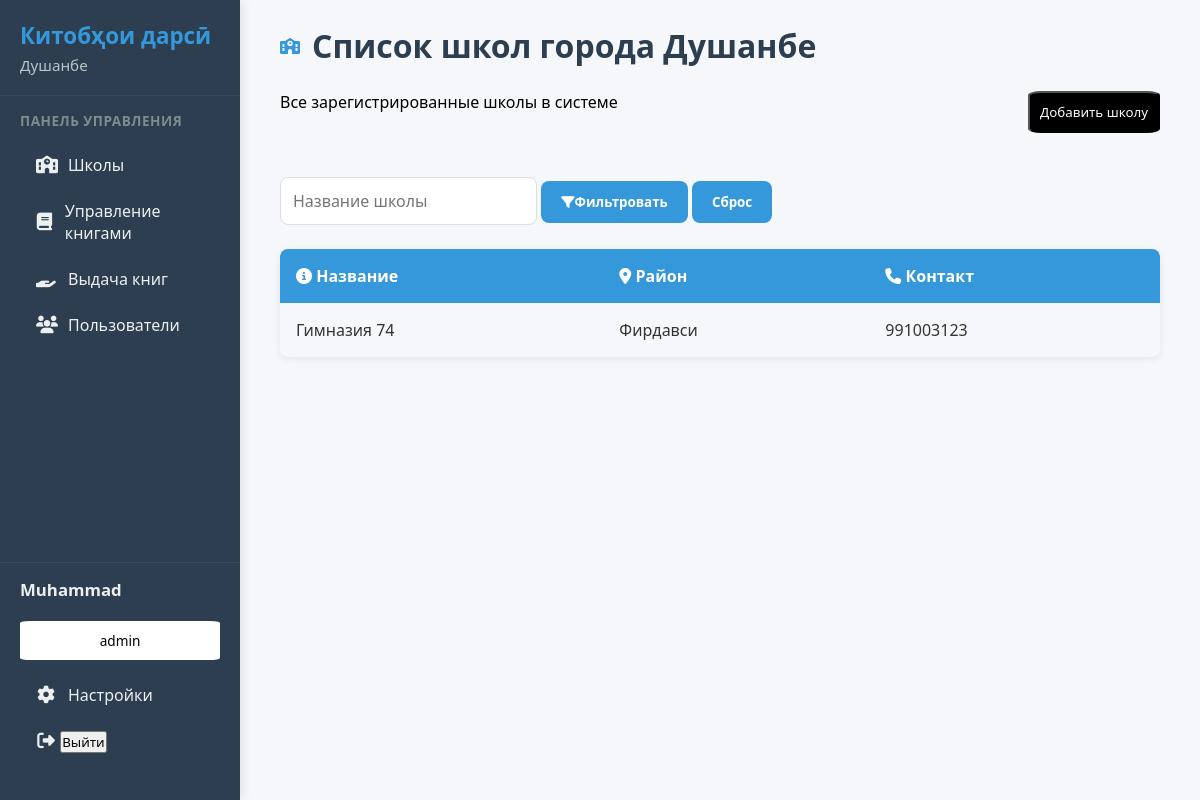
Screenshot of /schools/ (signed in) with the database file from the repository.
### library/models.py (models this page shows, shortened)
class UserRole(models.Model):
    ROLE_CHOICES = [
        ('admin', 'Admin'),
        ('director', 'Director'),
        ('librarian', 'Librarian'),
    ]
    user=models.OneToOneField(User,on_delete=models.CASCADE)
    role=models.CharField(max_length=20,choices=ROLE_CHOICES)
    linked_school=models.ForeignKey(School,on_delete=models.CASCADE,null=True,blank=True)

class School(models.Model):
    name = models.CharField(max_length=100)
    district = models.CharField(max_length=255)
    director_name=models.OneToOneField(User,on_delete=models.CASCADE,blank=True,null=True)
    contact=models.CharField(max_length=100)

### library/views.py (the view, shortened to what this page needs)
# urls.py: path('schools/', schools_view, name='schools'),
@role_required(['admin'])
def schools_view(request):
    name_query = request.GET.get('name', '')
    school=School.objects.all()
    if name_query:
      school = school.filter(name__icontains=name_query)
    return render(request,'school.html',context={'school':school,'name_query': name_query,})

### templates/school.html (shortened to what this page needs)
{% extends 'base.html' %}
{% block content %}
<div class="schools-table-container">
  <div class="section-header">
    <i class="fas fa-school"></i>
    <h1>Список школ города Душанбе</h1>
  </div>
  <article style="display: flex; justify-content: space-between;margin-bottom: 5%;">
    <p>Все зарегистрированные школы в системе</p>
    <button style="padding: 10px; background: black; color: white; border-radius: 10%;" onclick="openAddModal()">Добавить школу</button>
  </article>
  <div class="search-box">
    <form method="get">
      <input type="text"  name="name"  placeholder="Название школы" value="{{ name_query }}">
      <button type="submit"><i class="fas fa-filter"></i>Фильтровать</button>
      <a href="{% url 'schools' %}"><button type="button">Сброс</button></a>
    </form>
  </div>
  <table class="schools-table">
    <thead>
      <tr>
        <th><i class="fas fa-info-circle"></i> Название</th>
        <th><i class="fas fa-map-marker-alt"></i> Район</th>
        <th><i class="fas fa-phone"></i> Контакт</th>
      </tr>
    </thead>
    <tbody>
      {% for i in school %}
      <tr>
        <td>{{ i.name }}</td>
        <td>{{ i.district }}</td>
        <td>{{ i.contact }}</td>
      </tr>
      {% empty %}
      <tr>
        <td colspan="5" style="text-align: center; color: #777; font-style: italic;">
          Нет зарегистрированных школ
        </td>
      </tr>
      {% endfor %}
    </tbody>
  </table>
</div>
{% endblock content %}

### templates/base.html (shortened to what this page needs)
<!DOCTYPE html>
<html lang="ru">
<head>
    <link rel="stylesheet" href="https://cdnjs.cloudflare.com/ajax/libs/font-awesome/6.5.0/css/all.min.css">
</head>
<body>
    <aside class="sidebar">
        <div class="sidebar-header">
            <h1>Китобҳои дарсӣ</h1>
            <p>Душанбе</p>
        </div>
        <div class="nav-section">
            <h2>Панель управления</h2>
            <nav class="nav-menu">
                {% if request.user.userrole.role == 'admin' %}
                <a href="{% url 'schools' %}">
                    <i class="fas fa-school"></i>
                    <span>Школы</span>
                </a>
                <a href="{% url 'controlB' %}">
                    <i class="fas fa-book"></i>
                    <span>Управление книгами</span>
                </a>
                <a href="{% url 'BookIssiue' %}">
                    <i class="fas fa-hand-holding"></i>
                    <span>Выдача книг</span>
                </a>
                <a href="{% url 'users' %}">
                    <i class="fas fa-users"></i>
                    <span>Пользователи</span>
                </a>
                {% endif %}
            </nav>
        </div>
        <div class="user-section">
            <div style="display: flex;gap: 20px;flex-direction: column;" class="user-info">
                <h3>{{request.user.username}}</h3>
                <p style="background: white;color: black;padding: 10px;width: 100%; text-align: center;border-radius: 5%;">{{request.user.userrole.role}}</p>
            </div>
            <nav class="nav-menu">
                <a>
                    <i class="fas fa-cog"></i>
                    <span>Настройки</span>
                </a>
                <a>
                    <form  method="post" action="{% url 'logout' %}">
                        <i class="fas fa-sign-out-alt"></i>
                        <button type="submit">Выйти</button>
                    </form>
                </a>
            </nav>
        </div>
    </aside>
    <main>
        {% block content %}
        {% endblock content %}
    </main>
</body>
</html>

### templates/base.html (style rules this page uses)
* { margin: 0; padding: 0; box-sizing: border-box; font-family: 'Segoe UI', Tahoma, Geneva, Verdana, sans-serif; }
body { display: flex; min-height: 100vh; background-color: #f5f7fa; }
aside.sidebar { width: 240px; background: #2c3e50; color: #ecf0f1; padding: 20px 0; display: flex; flex-direction: column; box-shadow: 2px 0 10px rgba(0, 0, 0, 0.1); position: fixed; height: 100vh; overflow-y: auto; }
.sidebar-header { padding: 0 20px 20px; border-bottom: 1px solid #34495e; }
.sidebar-header h1 { font-size: 1.4rem; font-weight: 700; color: #3498db; }
.sidebar-header p { font-size: 0.95rem; color: #bdc3c7; margin-top: 4px; }
.nav-section { padding: 15px 20px; }
.nav-section h2 { font-size: 0.85rem; text-transform: uppercase; color: #7f8c8d; margin-bottom: 12px; letter-spacing: 0.5px; }
.nav-menu a { display: flex; align-items: center; gap: 12px; padding: 12px 16px; color: #ecf0f1; text-decoration: none; border-radius: 6px; font-weight: 500; transition: all 0.2s ease; }
.nav-menu i { width: 20px; text-align: center; font-size: 1.1rem; }
.user-section { margin-top: auto; padding: 15px 20px; border-top: 1px solid #34495e; }
.user-section .user-info { margin-bottom: 12px; }
.user-section .user-info h3 { font-size: 1.05rem; font-weight: 600; }
.user-section .user-info p { font-size: 0.85rem; color: #95a5a6; }
main { margin-left: 240px; padding: 24px; width: calc(100% - 240px); }

### templates/school.html (style rules this page uses)
.schools-table-container { max-width: 1200px; padding: 0 1rem; }
.section-header { display: flex; align-items: center; gap: 0.75rem; margin-bottom: 1.5rem; color: #2c3e50; }
.section-header i { color: #3498db; }
.search-box { width: 100%; display: flex; gap: 0.5rem; margin-bottom: 1.5rem; }
.search-box input { flex: 1; padding: 0.75rem; border: 1px solid #ddd; border-radius: 8px; font-size: 1rem; }
.search-box button { padding: 0.75rem 1.25rem; background-color: #3498db; color: white; border: none; border-radius: 8px; cursor: pointer; font-weight: 600; }
.schools-table { width: 100%; border-collapse: collapse; box-shadow: 0 2px 8px rgba(0, 0, 0, 0.08); border-radius: 8px; overflow: hidden; }
.schools-table th { background-color: #3498db; color: white; text-align: left; padding: 1rem 1rem; font-weight: 600; }
.schools-table td { padding: 1rem 1rem; border-bottom: 1px solid #eee; color: #333; }
.schools-table tr:last-child td { border-bottom: none; }

### rows the page displays
School: name "Гимназия 74", district "Фирдавси", contact "991003123"

### other values shown
{{ request.user.username }} "Muhammad"
{{ request.user.userrole.role }} "admin"
